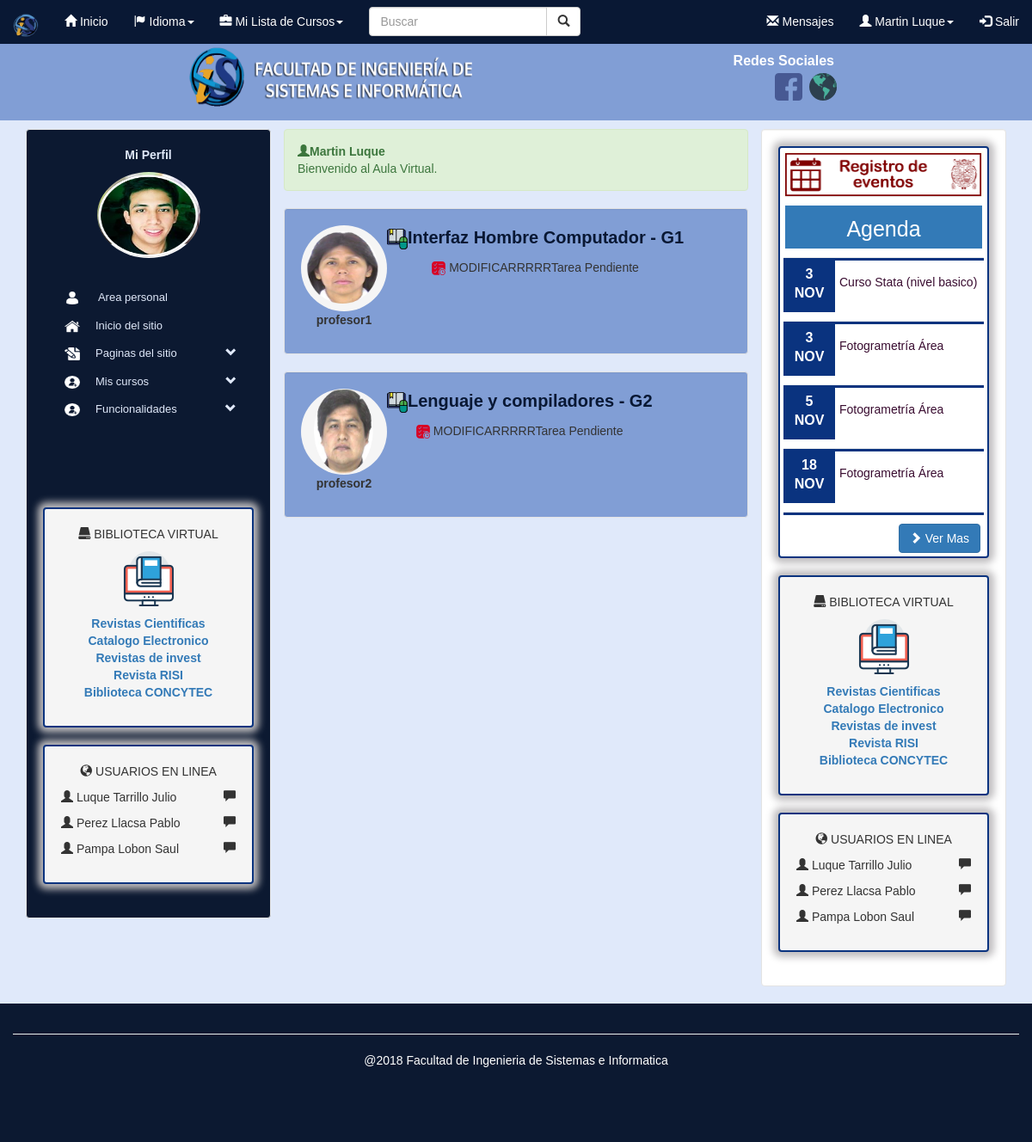
The page / (signed in) on the database as committed earlier.
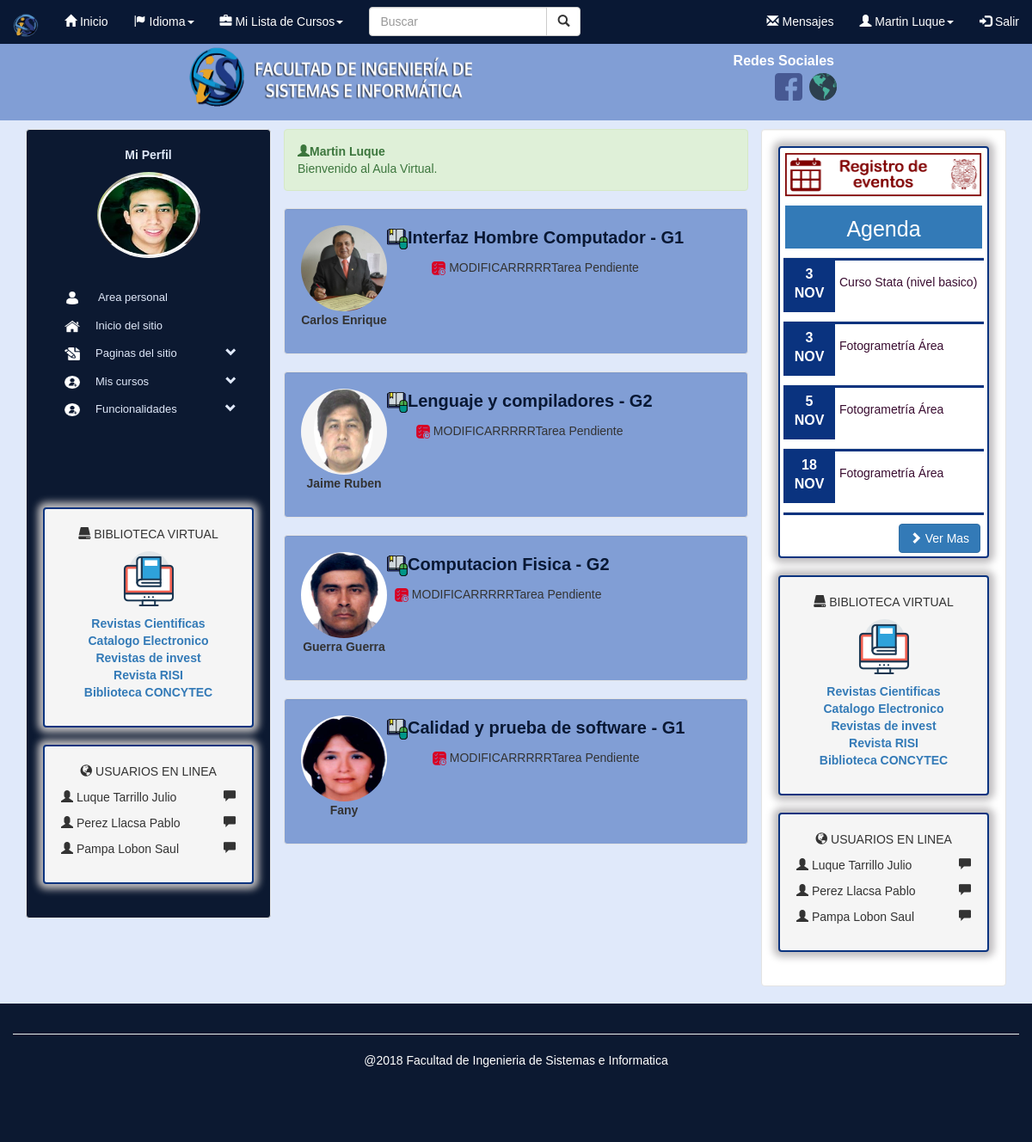
The same page on the database as committed later.
### tables this page shows
CREATE TABLE IF NOT EXISTS `curso` (
  `idCurso` int(11) NOT NULL AUTO_INCREMENT,
  `nombre` varchar(50) DEFAULT NULL,
  `codCurso` varchar(30) DEFAULT NULL,
  `ciclo` int(11) DEFAULT NULL,
  `grupo` int(11) DEFAULT NULL,
  `horasLectivas` int(11) DEFAULT NULL,
  `idProfesor` int(11) DEFAULT NULL,
  PRIMARY KEY (`idCurso`),
  KEY `FK_curso_usuario` (`idProfesor`),
  CONSTRAINT `FK_curso_usuario` FOREIGN KEY (`idProfesor`) REFERENCES `usuario` (`idUsuario`)
);

CREATE TABLE IF NOT EXISTS `usuario` (
  `idUsuario` int(11) NOT NULL AUTO_INCREMENT,
  `nombre` varchar(40) DEFAULT NULL,
  `apellidos` varchar(40) DEFAULT NULL,
  `codigo` varchar(50) DEFAULT NULL,
  `correo` varchar(50) DEFAULT NULL,
  `telefono` int(11) DEFAULT NULL,
  `foto` varchar(50) DEFAULT NULL,
  `tipo` varchar(50) DEFAULT NULL,
  `password` varchar(50) DEFAULT NULL,
  PRIMARY KEY (`idUsuario`)
);

### index.php (called while the page is built, shortened)
<?php session_start();
	require 'admin/config.php';
	require 'php/funciones.php';
	$conexion = conexion($bd_config);
	$cursos = obtener_profesoresCurso($conexion, $_SESSION['id']);
	require 'views/index.view.php';
 ?>

### php/funciones.php (called while the page is built, shortened)
<?php
function obtener_profesoresCurso($conexion, $idUsuario){
	$sentencia = $conexion->prepare("SELECT c.idCurso, c.nombre, c.grupo, u.nombre nombreP, u.apellidos, u.foto FROM curso c INNER JOIN detalle_curso d ON (d.idUsuario = $idUsuario) and (d.idCurso = c.idCurso) INNER JOIN usuario u ON c.idProfesor = u.idUsuario");
	$sentencia->execute();
	return $sentencia->fetchAll();
}
?>

### views/index.view.php (the view, shortened to what this page needs)
<?php require "views/header.view.php"; ?>
<div class="container text-center" style="margin-top:10px;">
    <div class=="row">
        <?php require "views/menuNav.view.php" ?>
        <div class="col-sm-6">
            <div class="row">
                <div class="col-sm-12" >
                            <div class="alert alert-success fade in text-left">
                                <p><strong><span class="glyphicon glyphicon-user"></span><?php echo $_SESSION['nombre'] . " " . $_SESSION['apellidos']; ?></strong></p>
                                Bienvenido al Aula Virtual.
                            </div>
                </div>
            </div>
            <?php foreach ($cursos as $curso): ?>
                <div class="row" >
                    <div class="col-sm-12">
                        <div class="well"  style="background: #819ED5">
                            <div>
                                <img src="<?php echo RUTA;?>imagenes/<?php echo $curso['foto']; ?>" class="img-circle" height="100" width="100" alt="Avatar">
                                <p><strong><?php echo $curso['nombreP']; ?></strong></p>
                            </div>
                            <div>
                                <p><a href="<?php echo RUTA;?>paginas/curso.php?id=<?php echo $curso['idCurso']; ?>"><img src="<?php echo RUTA;?>imagenes/curso-online.png" alt=""><?php echo $curso['nombre']; ?> - G<?php echo $curso['grupo']; ?></a></p>
                                <p ><img src="imagenes/tarea.png" alt=""><span> </span>MODIFICARRRRRTarea Pendiente</p>
                            </div>
                        </div>
                    </div>
                </div>
            <?php endforeach ?>
        </div>
        <div class="col-sm-3 well" style="background: white">
            <div class="sombra thumbnail" >
                <p><a href="#"><img src="imagenes/agenda.png" alt=""></a></p>
                <p class="agenda bg-primary"><a href="">Agenda</a></p>
                <hr style="background: #0A337F; height: 3px ; margin: 0px">
                <div class="agenda-evento" >
                    <div class="agenda-item">
                        <p class="fecha-agenda">3 <br> NOV</p>
                        <p class="titulo-agenda"><a href="" data-toggle="modal" data-target="#myModale"> Curso Stata (nivel basico)</a></p>
                    </div>
                </div>
                <hr style="background: #0A337F; height: 3px ; margin: 0px">
                <div class="agenda-evento2">
                    <div class="agenda-item">
                        <p class="fecha-agenda">3 <br> NOV</p>
                        <p class="titulo-agenda"><a href="" data-toggle="modal" data-target="#myModale"> Fotogrametría Área</a></p>
                    </div>
                </div>
                <hr style="background: #0A337F; height: 3px ; margin: 0px">
                <div class="agenda-evento3">
                     <div class="agenda-item">
                            <p class="fecha-agenda">5 <br> NOV</p>
                            <p class="titulo-agenda"><a href="" data-toggle="modal" data-target="#myModale"> Fotogrametría Área</a></p>
                     </div>
                </div>
                <hr style="background: #0A337F; height: 3px ; margin: 0px">
                <div class="agenda-evento3">
                    <div class="agenda-item">
                        <p class="fecha-agenda">18 <br> NOV</p>
                        <p class="titulo-agenda"><a href="" data-toggle="modal" data-target="#myModales"> Fotogrametría Área</a></p>
                    </div>
                </div>
                <hr style="background: #0A337F; height: 3px ; margin: 0px">
                <div>
                    <button style="margin-left: 130px; margin-top: 10px" type="button" class="btn btn-primary"><span class="glyphicon glyphicon-chevron-right"></span> Ver Mas</button>
                </div>
            </div>
            <div class="sombra well" >
                <p><span class="glyphicon glyphicon-hdd"></span> BIBLIOTECA VIRTUAL</p>
                <p><img src="imagenes/biblio-virtual.png" alt=""></p>
                <ul class="biblioteca">
                    <li><a href="#"><strong>Revistas Cientificas</strong></a></li>
                    <li><a href="#"><strong>Catalogo Electronico</strong></a></li>
                    <li><a href="#"><strong>Revistas de invest</strong></a></li>
                    <li><a href="#"><strong>Revista RISI</strong></a></li>
                    <li><a href="#"><strong>Biblioteca CONCYTEC</strong></a></li>
                </ul>
            </div>
            <div class="sombra well" >
                <p><span class="glyphicon glyphicon-globe " ></span> USUARIOS EN LINEA</p>
                <div class="text-left">
                    <p><span class="glyphicon glyphicon-user"></span> Luque Tarrillo Julio  <span class="glyphicon glyphicon-comment" style="float: right"></span></p>
                    <p><span class="glyphicon glyphicon-user"></span> Perez Llacsa Pablo  <span class="glyphicon glyphicon-comment" style="float: right"></span></p>
                    <p><span class="glyphicon glyphicon-user"></span> Pampa Lobon Saul<span class="glyphicon glyphicon-comment" style="float: right"></span></p>
                </div>
            </div>
        </div>
    </div>
</div>
<footer class="container-fluid text-center">
    <hr>
    <p>@2018 Facultad de Ingenieria de Sistemas e Informatica</p>
    <br>
    <br>
    <br>
</footer>
</body>
</html>

### views/header.view.php (shortened to what this page needs)
<!DOCTYPE html>
<html lang="es">
<head>
    <link rel="stylesheet" type="text/css" href="<?php echo RUTA; ?>diseño/aula.css">
    <link rel="stylesheet" href="https://maxcdn.bootstrapcdn.com/bootstrap/3.3.7/css/bootstrap.min.css">
</head>
<body style="background: #E0E9FA">
<nav class="navbar navbar-fixed-top">
    <div class="container-fluid">
        <div class="navbar-header">
            <a class="navbar-brand" href="<?php echo RUTA; ?>"><img src="<?php echo RUTA; ?>imagenes/logo-fisi-principal.png" class="img-circle" height="30" width="30" alt=""></a>
        </div>
        <div class="collapse navbar-collapse" id="myNavbar">
            <ul class="nav navbar-nav">
                <li class="active"><a href="<?php echo RUTA; ?>"><span class="glyphicon glyphicon-home"></span> Inicio</a></li>
                <li class="dropdown">
                    <a class="dropdown-toggle" data-toggle="dropdown" href="#"><span class="glyphicon glyphicon-flag"></span> Idioma<span class="caret"></span></a>
                </li>
                <li class="dropdown">
                    <a class="dropdown-toggle" data-toggle="dropdown" href="#"><span class="glyphicon glyphicon-briefcase"></span> Mi Lista de Cursos<span class="caret"></span></a>
                </li>
                <form class="navbar-form navbar-left" action="/action_page.php">
                    <div class="input-group">
                        <input type="text" class="form-control" placeholder="Buscar" name="search">
                        <div class="input-group-btn">
                            <button class="btn btn-default" type="submit">
                                <i class="glyphicon glyphicon-search"></i>
                            </button>
                        </div>
                    </div>
                </form>
            </ul>
            <ul class="nav navbar-nav navbar-right">
                <li><a href="#"><span class="glyphicon glyphicon-envelope"></span> Mensajes</a></li>
                <li class="dropdown">
                    <a class="dropdown-toggle" data-toggle="dropdown" href="#"><span class="glyphicon glyphicon-user"></span> <?php echo $_SESSION['nombre'] . " " . $_SESSION['apellidos']; ?><span class="caret"></span></a>
                </li>
                <li><a href="<?php echo RUTA; ?>php/cerrar.php"><span class="glyphicon glyphicon-log-in"></span> Salir</a></li>
            </ul>
        </div>
    </div>
</nav>
<div class="banner">
    <ul>
        <li class="redes-sociales">Redes Sociales</li>
        <img src="<?php echo RUTA; ?>imagenes/internet.png"  style="float: right; margin-top: 35px; margin-right: -120px" alt="">
        <img src="<?php echo RUTA; ?>imagenes/facebook1.png"  style="float: right; margin-top: 35px;margin-right: -80px" alt="">
        <li><a href="<?php echo RUTA; ?>paginas/inicioSitio.php"><img src="<?php echo RUTA; ?>imagenes/logo-fisi.png" alt="logo-fisi" class="logo-fisi"></a></li>
    </ul>
</div>

### views/menuNav.view.php (shortened to what this page needs)
<div class="col-sm-3 well" id="navegacion">
            <div id="perfil">
                <p><a href="#">Mi Perfil</a></p>
                <img src="<?php echo RUTA; ?>/imagenes/<?php echo $_SESSION['foto']; ?>" class="img-circle" height="100" width="120" alt="Avatar">
            </div>
            <div class="menu text-left">
                <div class="scrollable">
                    <ul class="nav-lateral ">
                        <li ><a href="<?php echo RUTA; ?>index.php" ><img src="<?php echo RUTA; ?>imagenes/icon-informacion.png" class="b"> Area personal</a></li>
                        <li ><a href="<?php echo RUTA; ?>paginas/inicioSitio.php" ><img src="<?php echo RUTA; ?>imagenes/icon-inicio.png" class="b">Inicio del sitio</a></li>
                        <li class="submenu"><a href="#"><img src="<?php echo RUTA; ?>imagenes/icon-catalogo.png" class="b">Paginas del sitio <span class="glyphicon glyphicon-chevron-down" id="c"></span></a>
                        </li>
                        <li class="submenu"><a href="#"><img src="<?php echo RUTA; ?>imagenes/icon-nuevo.png" class="b">Mis cursos<span class="glyphicon glyphicon-chevron-down" id="d"></span></a>
                        </li>
                        <li class="submenu"><a href="#"><img src="<?php echo RUTA; ?>imagenes/icon-nuevo.png" class="b">Funcionalidades<span class="glyphicon glyphicon-chevron-down" id="e"></span></a>
                        </li>
                    </ul>
                </div>
            </div>
            <div class="sombra well">
                <p><span class="glyphicon glyphicon-hdd"></span> BIBLIOTECA VIRTUAL</p>
                <p><img src="<?php echo RUTA; ?>imagenes/biblio-virtual.png" alt=""></p>
                <ul class="biblioteca">
                    <li><a href="#"><strong>Revistas Cientificas</strong></a></li>
                    <li><a href="#"><strong>Catalogo Electronico</strong></a></li>
                    <li><a href="#"><strong>Revistas de invest</strong></a></li>
                    <li><a href="#"><strong>Revista RISI</strong></a></li>
                    <li><a href="#"><strong>Biblioteca CONCYTEC</strong></a></li>
                </ul>
            </div>
            <div class="sombra well" >
                <p><span class="glyphicon glyphicon-globe " ></span> USUARIOS EN LINEA</p>
                <div class="text-left">
                    <p><span class="glyphicon glyphicon-user"></span> Luque Tarrillo Julio  <span class="glyphicon glyphicon-comment" style="float: right"></span></p>
                    <p><span class="glyphicon glyphicon-user"></span> Perez Llacsa Pablo  <span class="glyphicon glyphicon-comment" style="float: right"></span></p>
                    <p><span class="glyphicon glyphicon-user"></span> Pampa Lobon Saul<span class="glyphicon glyphicon-comment" style="float: right"></span></p>
                </div>
            </div>
        </div>

### diseño/aula.css (style rules this page uses)
* { padding: 0px; margin: 0px; box-sizing: border-box; font-family: sans-serif; }
.navbar { background: #091834; }
nav a { color: white; }
.menu { margin-top: 30px; }
ul.nav-lateral { height: 250px; width: 251px; margin-top: 10px; top: 0; left: 0; background-color: #0C1931; overflow: auto; font-size: 13px; list-style-type: none; }
img.b { width: 18px; height: 15px; margin: 0px 18px 0px 10px; vertical-align: center; }
span#c { margin-left: 53px; }
span#d { margin-left: 89px; }
span#e { margin-left: 56px; }
ul.nav-lateral li a { display: block; color: #E0E9FA; padding: 7px 15px; text-decoration: none; }
ul.nav-lateral a span { margin-left: 10px; }
#perfil { background-color: #0C1931; text-decoration: none; }
#perfil p a { color: #E0E9FA; }
#perfil a { text-decoration: none; font-weight: bold; color: white; }
#navegacion { background: #0C1931; }
.row .col-sm-12 .well { display: flex; margin-top: 0px; }
.row .col-sm-12 .well p a { font-size: 20px; color: #091834; text-decoration: none; font-weight: bold; }
.agenda { background-color: #0A337F; height: 50px; padding: 10px 15px; margin: 0px 2px; font-size: 25px; margin-bottom: 10px; color:white; }
.agenda a { color: white; }
.agenda-item { display: flex; list-style-type: none; }
.fecha-agenda { height: 60px; width: 60px; background: #0A337F; text-align: center; color: white; font-weight: bold; padding: 5px; font-size: 16px; }
.titulo-agenda { padding: 15px 5px; }
p.titulo-agenda a { text-decoration: none; color: #390C30; }
ul.biblioteca { list-style-type: none; }
.logo-fisi { height: 80px; width: 350px; margin-left: 215px; }
.banner { display: inline-block; margin-top: 50px; width: 100%; height: 90px; background-color: #819ED5; }
li.redes-sociales { float: right; list-style-type: none; text-align: center; margin-top: 10px; margin-right: 230px; color: white; font-weight: bold; font-size: 16px; }
footer { background-color: #0C1931; color: white; padding: 15px; }
div div div .sombra { border: 2px solid #0A337F; -webkit-box-shadow: 0px 0px 8px 6px rgba(191,189,191,1); -moz-box-shadow: 0px 0px 8px 6px rgba(191,189,191,1); box-shadow: 0px 0px 8px 6px rgba(191,189,191,1); }

Rows that differ between the two databases and show on the page:
changed curso "Interfaz Hombre Computador": idProfesor.foto: a different picture; idProfesor.nombre "profesor1" → "Carlos Enrique"
changed curso "Lenguaje y compiladores": idProfesor.nombre "profesor2" → "Jaime Ruben"
now on this page (row edited): curso: idProfesor.foto (picture), idProfesor.nombre "Guerra Guerra", nombre "Computacion Fisica", grupo "2"
now on this page (row edited): curso: idProfesor.foto (picture), idProfesor.nombre "Fany", nombre "Calidad y prueba de software", grupo "1"
